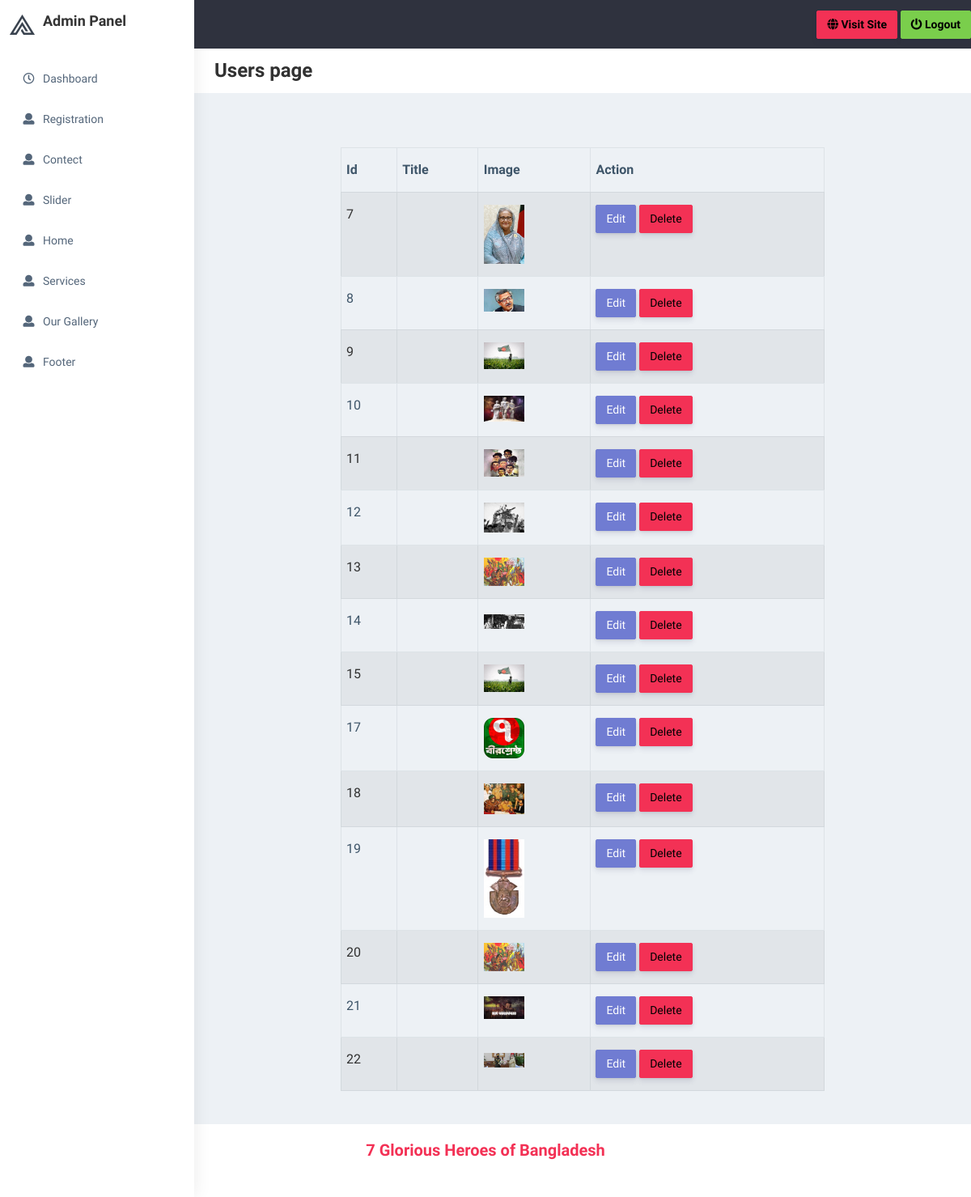
Page /admin/gallery_users.php on the earlier database version.
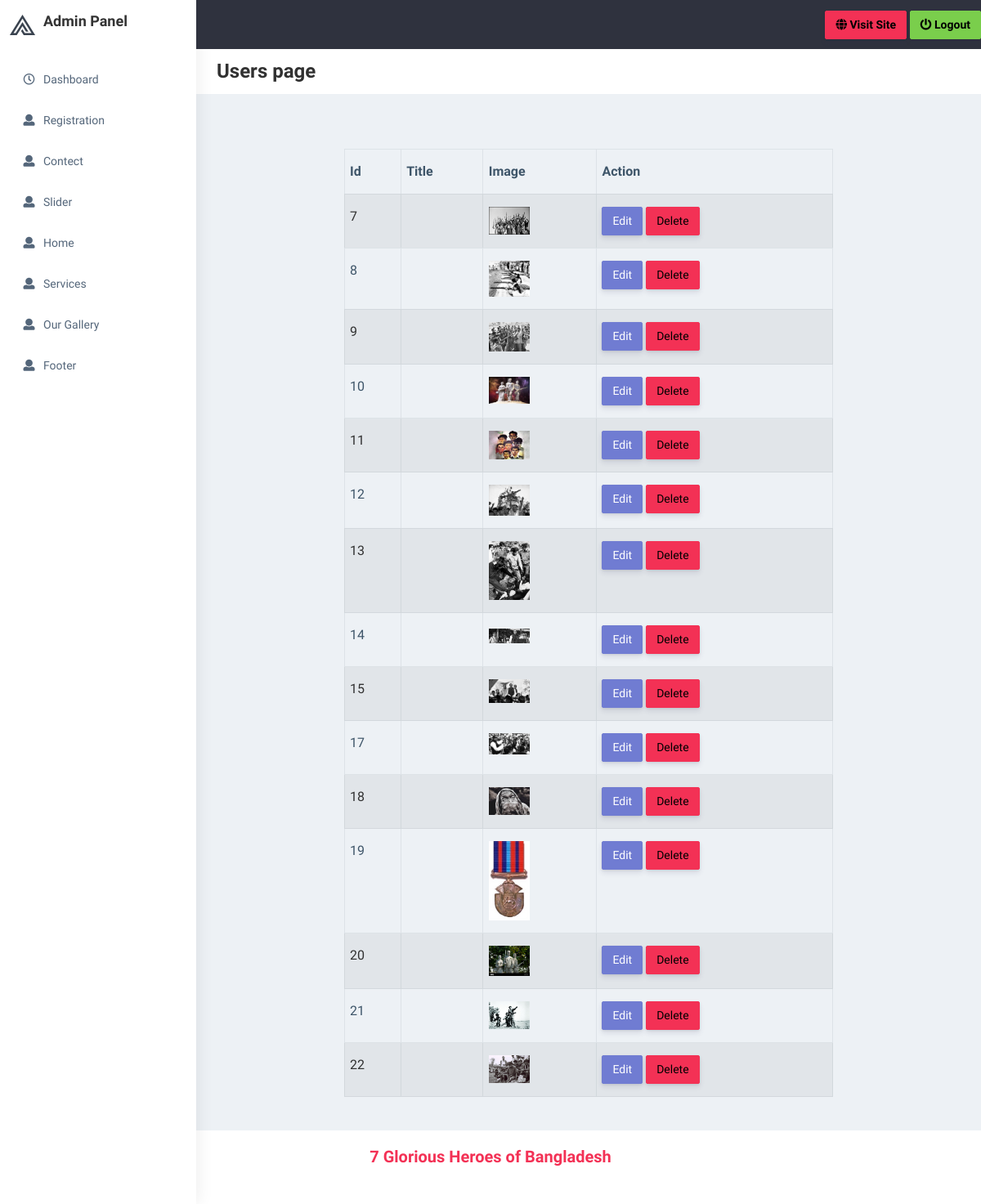
Same page on the later database version.
### tables this page shows
CREATE TABLE `gallerys` (
  `id` int(20) NOT NULL,
  `title` varchar(500) NOT NULL,
  `image` varchar(500) NOT NULL
);

### admin/gallery_users.php (the view)
<?php include 'include/header.php' ;
include 'include/connection.php';
$sql = "SELECT * FROM gallerys";
$result = $db->query($sql);
?>
<div class="page-wrapper">
    <div class="page-breadcrumb bg-white">
        <div class="row align-items-center">
            <div class="col-md-12">
                <h3 class="page-title"> Users page</h3>
            </div>
        </div>
    </div><br><br>
    <div class="container-fluid">
        <div class="row justify-content-center">
            <div class="col-md-8">
                <table class="table table-striped table-bordered table-hover">
                <thead>
                        <th><b>Id</b></th>
                        <th><b>Title</b></th>
                        <th><b>Image</b></th>
                        <th><b>Action</b></th>
                    </thead>
                    <tbody>
                    <?php while($row = $result->fetch_assoc()): ?>
                      <tr>
                            <td><?php echo $row['id'] ; ?></td>
                            <td><?php echo $row['title'] ; ?></td>
                            <td><img src="<?php echo "images/".$row['image'] ; ?>"width="50" alt=""></td>
                        <td>
                            <a href="edit_gallery.php?id=<?php echo $row['id']; ?>" class="btn btn-primary">Edit</a>
                            <a href="delete_gallery.php?id=<?php echo $row['id']; ?>" class="btn btn-danger" onclick="return confirm('Are you sure you want to delete this user?')">Delete</a>
                        </td>
                     </tr>
                        <?php endwhile; ?>
                    </tbody>
                </table>
            </div>
        </div>
    </div>
</div>
<?php include 'include/footer.php' ; ?>

### admin/include/header.php (shortened to what this page needs)
<!DOCTYPE html>
<html dir="ltr" lang="en">
<head>
    <link href="plugins/bower_components/chartist/dist/chartist.min.css" rel="stylesheet">
    <link rel="stylesheet" href="plugins/bower_components/chartist-plugin-tooltips/dist/chartist-plugin-tooltip.css">
    <link href="css/style.min.css" rel="stylesheet">
</head>
<body>
    <div id="main-wrapper" data-layout="vertical" data-navbarbg="skin5" data-sidebartype="full"
        data-sidebar-position="absolute" data-header-position="absolute" data-boxed-layout="full">
        <header class="topbar" data-navbarbg="skin5">
            <nav class="navbar top-navbar navbar-expand-md navbar-dark">
                <div class="navbar-header" data-logobg="skin6">
                    <a class="navbar-brand" href="dashboard.html">
                        <b class="logo-icon">
                            <img src="plugins/images/logo-icon.png" alt="homepage" />
                        </b>
                        <span class="logo-text" style="color:#333; font-weight:bold;">
                            <h4><b>Admin Panel</b> </h4>
                        </span>
                    </a>
                </div>
                <div class="navbar-collapse collapse" id="navbarSupportedContent" data-navbarbg="skin5">
                    <ul class="navbar-nav ms-auto d-flex align-items-center">
                    <li>
                        <a href="../index.php" class="btn btn-danger"><i class="fa fa-globe"></i> <b>Visit Site</b></a>
                    </li>
                        <li>
                            &nbsp;<a class="btn btn-success" href="logout.php"> <i class="fa fa-power-off"></i> <b>Logout</b></a>
                        </li>
                    </ul>
                </div>
            </nav>
        </header>
        <aside class="left-sidebar" data-sidebarbg="skin6">
            <div class="scroll-sidebar">
                <nav class="sidebar-nav">
                    <ul id="sidebarnav">
                        <li class="sidebar-item pt-2">
                            <a class="sidebar-link waves-effect waves-dark sidebar-link" href="index.php"
                                aria-expanded="false">
                                <i class="far fa-clock" aria-hidden="true"></i>
                                <span class="hide-menu"><b>Dashboard</b></span>
                            </a>
                        </li>
                        <li class="sidebar-item">
                            <a class="sidebar-link waves-effect waves-dark sidebar-link" href="registration.php"
                                aria-expanded="false">
                                <i class="fa fa-user" aria-hidden="true"></i>
                                <span class="hide-menu"><b>Registration</b></span>
                            </a>
                        </li>
                        <li class="sidebar-item">
                            <a class="sidebar-link waves-effect waves-dark sidebar-link" href="contact_users.php"
                                aria-expanded="false">
                                <i class="fa fa-user" aria-hidden="true"></i>
                                <span class="hide-menu"><b> Contect</b></span>
                            </a>
                        </li>
                        <li class="sidebar-item">
                            <a class="sidebar-link waves-effect waves-dark sidebar-link" href="slider.php"
                                aria-expanded="false">
                                <i class="fa fa-user" aria-hidden="true"></i>
                                <span class="hide-menu"><b>Slider</b></span>
                            </a>
                        </li>
                        <li class="sidebar-item">
                            <a class="sidebar-link waves-effect waves-dark sidebar-link" href="home.php"
                                aria-expanded="false">
                                <i class="fa fa-user" aria-hidden="true"></i>
                                <span class="hide-menu"><b>Home</b></span>
                            </a>
                        </li>
                        <li class="sidebar-item">
                            <a class="sidebar-link waves-effect waves-dark sidebar-link" href="services.php"
                                aria-expanded="false">
                                <i class="fa fa-user" aria-hidden="true"></i>
                                <span class="hide-menu"><b>Services</b></span>
                            </a>
                        </li>
                        <li class="sidebar-item">
                            <a class="sidebar-link waves-effect waves-dark sidebar-link" href="gallery.php"
                                aria-expanded="false">
                                <i class="fa fa-user" aria-hidden="true"></i>
                                <span class="hide-menu"><b> Our Gallery</b></span>
                            </a>
                        </li>
                        <li class="sidebar-item">
                            <a class="sidebar-link waves-effect waves-dark sidebar-link" href="footer.php"
                                aria-expanded="false">
                                <i class="fa fa-user" aria-hidden="true"></i>
                                <span class="hide-menu"><b>Footer</b></span>
                            </a>
                        </li>
                    </ul>
                </nav>
            </div>
        </aside>

### admin/include/footer.php (shortened to what this page needs)
            <footer class="footer text-center">
            <a href="" class="navbar-brand">
                                <h1 class="m-0 text-danger" style="font-size:20px;"><span class="text-dark"> </span><b>7 Glorious Heroes of Bangladesh</b></h1>
                            </a>
            </footer>
        </div>
</body>
</html>

Differences in the rows shown:
changed gallerys id 7: image: a different picture
changed gallerys id 8: image: a different picture
changed gallerys id 9: image: a different picture
changed gallerys id 13: image: a different picture
changed gallerys id 15: image: a different picture
changed gallerys id 17: image: a different picture
changed gallerys id 18: image: a different picture
changed gallerys id 20: image: a different picture
changed gallerys id 21: image: a different picture
changed gallerys id 22: image: a different picture
